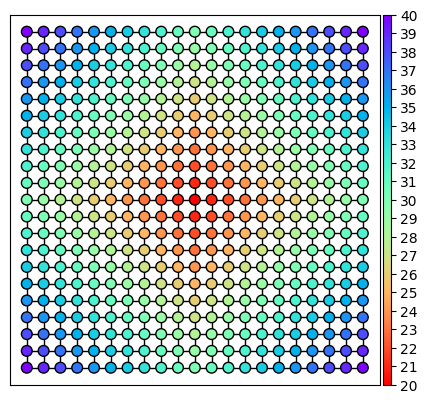

Python code for this plot:
from matplotlib import cm
from matplotlib import pyplot as plt
from mpl_toolkits.axes_grid1 import make_axes_locatable
import networkx as nx
import numpy as np


def ecc_color(g, e=None, c=cm.rainbow):
    if not e:
        e = nx.eccentricity(g)
    d, r = nx.diameter(g, e=e), nx.radius(g, e=e)
    return c(list(map(lambda x: (x-r)/(d-r), (e[v] for v in g))))


def draw_barycenter(g, pos, ns):
    nx.draw_networkx_nodes(g, pos, node_size=ns, node_color='w', alpha=0.5,
                           nodelist=nx.barycenter(g))


def set_color_bar(cmap, _min, _max):
    sm = cm.ScalarMappable(cmap=cmap)
    sm._A = []
    divider = make_axes_locatable(plt.gca())
    cax = divider.append_axes('right', size='2%', pad='1%')
    cbar = plt.colorbar(sm, cax=cax, ticks=np.linspace(0, 1, _max-_min+1))
    cbar.ax.set_yticklabels(range(_min, _max+1))


if __name__ == '__main__':
    n = 21
    g = nx.grid_2d_graph(n, n)
    pos = {v: v for v in g}

    c = cm.rainbow_r
    e = nx.eccentricity(g)
    colors = ecc_color(g, e=e, c=c)

    ns = 60
    nodes = nx.draw_networkx_nodes(g, pos, node_size=ns, node_color=colors)
    nodes.set_edgecolor('black')
    nx.draw_networkx_edges(g, pos)
    # draw_barycenter(g, pos, ns)

    diameter, radius = nx.diameter(g, e=e), nx.radius(g, e=e)
    plt.gca().set_aspect('equal')

    set_color_bar(c, radius, diameter)

    print(f'diameter: {diameter}')
    print(f'radius: {radius}')
    plt.savefig('grid_eccentricity.png', bbox_inches='tight')

    plt.tight_layout()
    plt.show()
